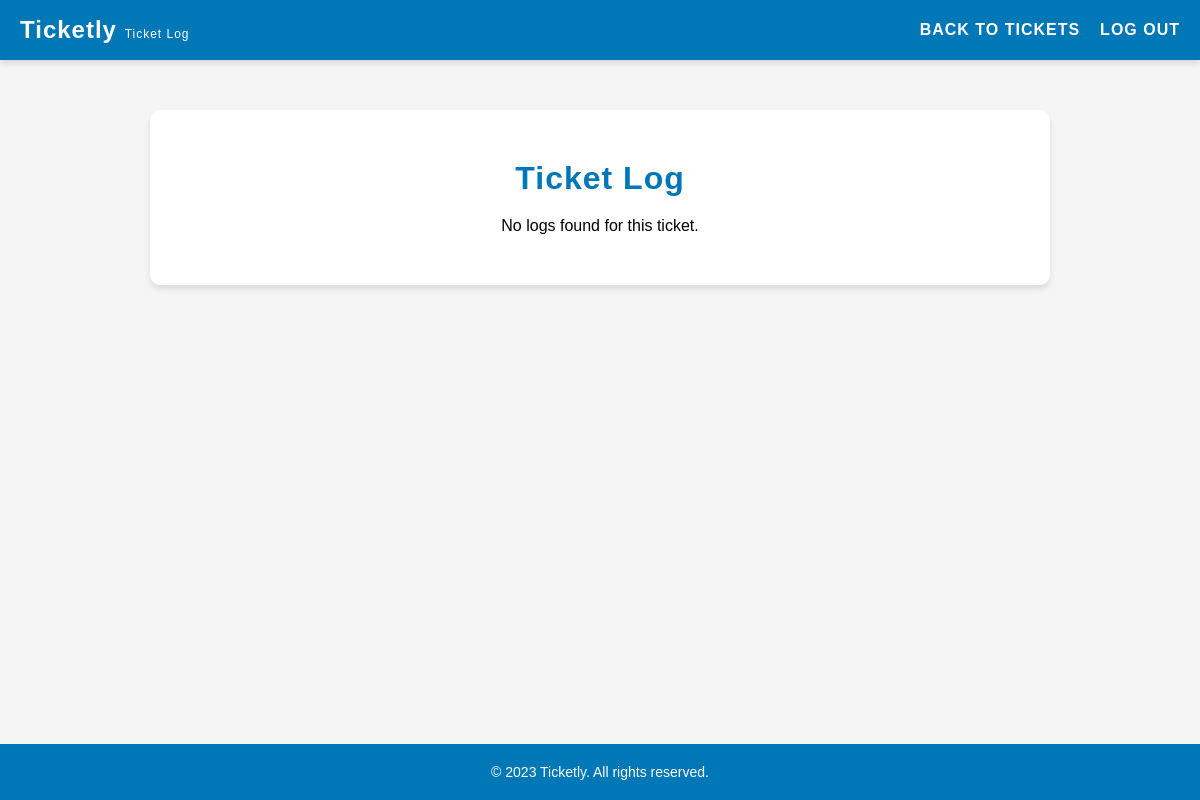
The page /pages/ticketLog.php?id=4 (signed in) on the database as committed earlier.
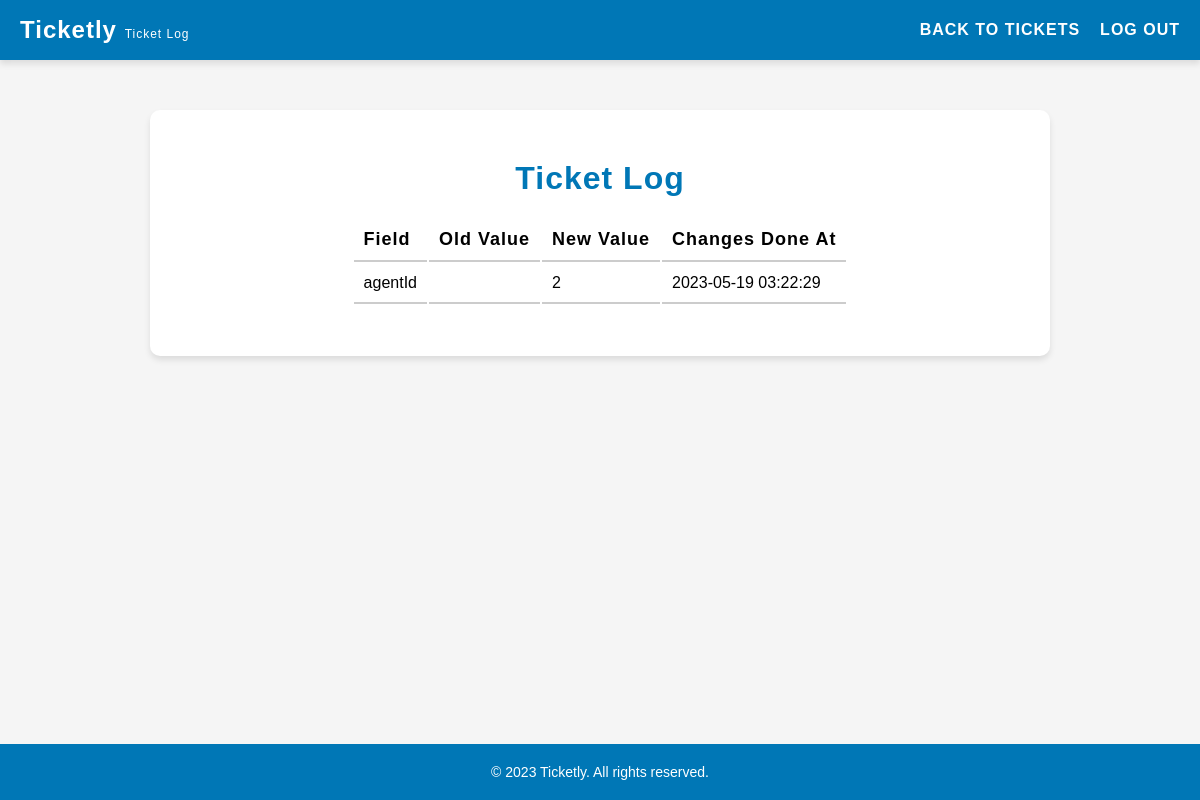
The same page on the database as committed later.
### tables this page shows
CREATE TABLE ticket_logs (
    id INTEGER PRIMARY KEY AUTOINCREMENT,
    ticket_id INTEGER NOT NULL,
    field VARCHAR(255) NOT NULL,
    old_value TEXT,
    new_value TEXT,
    created_at DATETIME NOT NULL,
    FOREIGN KEY(ticket_id) REFERENCES tickets(id)
);

### pages/ticketLog.php (called while the page is built, shortened)
<?php
    $session = new Session();
    require_once(__DIR__ . '/../templates/ticketLog.tpl.php');
    drawTicketLog($session);
?>

### database/ticketLogs.class.php (called while the page is built, shortened)
<?php
    class TicketLogs {
        public function __construct(?int $id, int $ticketId, string $fieldName, string $oldValue, string $newValue) {
            $this->fieldName = $fieldName;
            $this->newValue = $newValue;
            $this->createdAt = date('Y-m-d H:i:s');
        }
    }
    function getLogsByTicketId(PDO $db, int $ticketId): array {
        $stmt = $db->prepare('SELECT * FROM ticket_logs WHERE ticket_id = :ticketId');
        $stmt->bindValue(':ticketId', $ticketId, PDO::PARAM_INT);
        $stmt->execute();
        $logs = [];
        while ($row = $stmt->fetch(PDO::FETCH_ASSOC)) {
            $logs[] = new TicketLogs(
                (int) $row['id'],
                (int) $row['ticket_id'],
                $row['field'],
                $row['old_value'],
                $row['new_value']
            );
        }
        return $logs;
    }
?>

### templates/ticketLog.tpl.php (the view, shortened to what this page needs)
<?php function drawTicketLog(Session $session) {
    ?>
    <!DOCTYPE html>
    <html lang="en">
    <head>
        <link rel="stylesheet" href="../style/listClients.css">
        <link rel="stylesheet" href="../style/header.css">
    </head>
    <body>
        <header>
            <h1>Ticketly <span class="smaller">Ticket Log</span></h1>
            <nav>
                <ul>
                    <li><a href="../pages/client.php">Back to Tickets</a></li>
                    <li><a href="../actions/action_logout.php">Log out</a></li>
                </ul>
            </nav>
        </header>
        <main>
            <h2>Ticket Log</h2>
            <section id="ticket-log">
                <?php
                require_once '../database/connection.db.php';
                require_once '../database/ticketLogs.class.php';
                $db = getDatabaseConnection();
                $ticketID = $_GET['id'];
                $ticketLogs = getLogsByTicketId($db, $ticketID);
                if (empty($ticketLogs)) {
                    echo '<p>No logs found for this ticket.</p>';
                } else {
                    echo '<table>';
                    echo '<tr>
                            <th>Field</th>
                            <th>Old Value</th>
                            <th>New Value</th>
                            <th>Changes Done At</th>
                          </tr>';
                    foreach ($ticketLogs as $log) {
                        echo '<tr>';
                        echo '<td>' . $log->fieldName . '</td>';
                        echo '<td>' . $log->oldValue . '</td>';
                        echo '<td>' . $log->newValue . '</td>';
                        echo '<td>' . $log->createdAt . '</td>';
                        echo '</tr>';
                    }
                    echo '</table>';
                }
                ?>
            </section>
        </main>
        <?php include '../templates/footer.tpl.php'; ?>
    </body>
    </html>
<?php } ?>

Rows that differ between the two databases and show on the page:
added ticket_logs: field "agentId", new_value "2", createdAt "2023-05-19 03:22:29"
Other text that changed with them:
text no longer shown: "No logs found for this ticket."
text now shown: "Field Old Value New Value Changes Done At"
